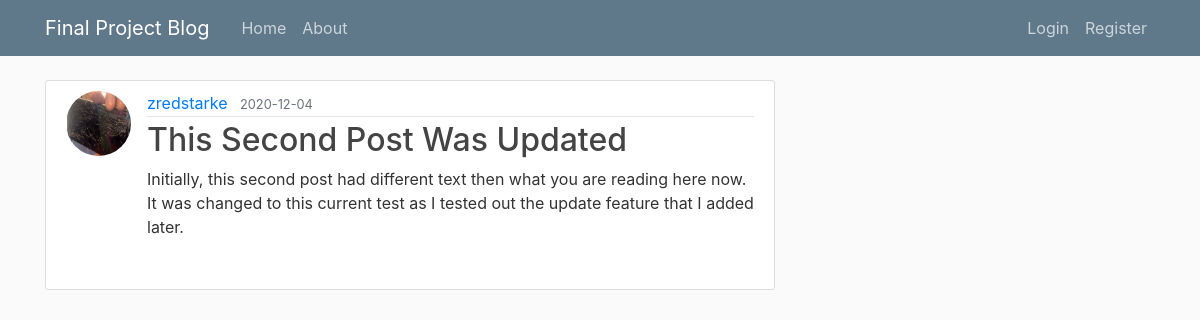
Screenshot of /post/2 with the database file from the repository.
### finalprojectblog/models.py (models this page shows, shortened)
class User(db.Model, UserMixin):
    id = db.Column(db.Integer, primary_key=True)
    username = db.Column(db.String(20), unique=True, nullable=False)
    email = db.Column(db.String(120), unique=True, nullable=False)
    image_file = db.Column(db.String(20), nullable=False, default='default.jpg')
    password = db.Column(db.String(60), nullable=False)
    posts = db.relationship('Post', backref='author', lazy=True)

class Post(db.Model):
    id = db.Column(db.Integer, primary_key=True)
    title = db.Column(db.String(100), nullable=False)
    date_posted = db.Column(db.DateTime, nullable=False, default=datetime.utcnow)
    content = db.Column(db.Text, nullable=False)
    user_id = db.Column(db.Integer, db.ForeignKey('user.id'), nullable=False)

### finalprojectblog/routes.py (the view)
@app.route("/post/<int:post_id>")
def post(post_id):
    post = Post.query.get_or_404(post_id)
    return render_template('post.html', title=post.title, post=post)

### finalprojectblog/templates/post.html (shortened to what this page needs)
{% extends "layout.html" %}
{% block content %}
    <article class="media content-section">
        <img class="rounded-circle article-img" src="{{ url_for('static', filename='profile_pics/' + post.author.image_file) }}">
        <div class="media-body">
            <div class="article-metadata">
              <a class="mr-2" href="#">{{ post.author.username }}</a>
              <small class="text-muted">{{ post.date_posted.strftime("%Y-%m-%d") }}</small>
            </div>
            <h2 class="article-title">{{ post.title }}</h2>
            <p class="article-content">{{ post.content }}</p>
        </div>
    </article>
{% endblock content %}

### finalprojectblog/static/main.css (style rules this page uses)
body { background: #fafafa; color: #333333; margin-top: 5rem; }
h1, h2, h3, h4, h5, h6 { color: #444444; }
.content-section { background: #ffffff; padding: 10px 20px; border: 1px solid #dddddd; border-radius: 3px; margin-bottom: 20px; }
.article-title { color: #444444; }
.article-content { white-space: pre-line; }
.article-img { height: 65px; width: 65px; margin-right: 16px; }
.article-metadata { padding-bottom: 1px; margin-bottom: 4px; border-bottom: 1px solid #e3e3e3 }

### rows the page displays
User: image_file (picture), author.username "zredstarke"
Post: date_posted "2020-12-04", title "This Second Post Was Updated", content "Initially, this second post had different text then what you are reading here now. It was changed to this current test as I tested out the update feature that I added later."
